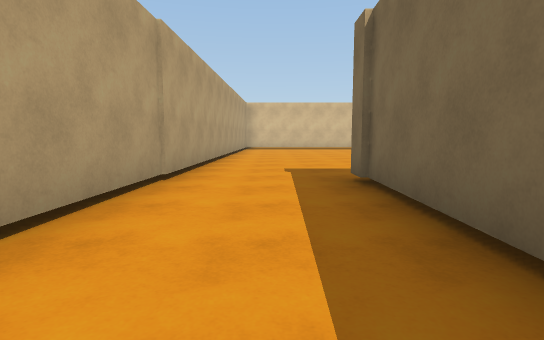
View 1 (above)

24 first-person views from a walk through a scene from a Unity 3-D project. The camera is 1.2 m above the floor, tilts 6° down and sees 80° across. The floor is counted in squares, 2 m on a side. Each view is taken from the middle of a square. On the plan, view 1 faces up. The plan holds only what a view shows up to about 10 squares ahead; the rest is blank. The place goes on beyond the plan. The player character is not drawn. Surface patterns are stand-ins for the level's own textures.

View 2
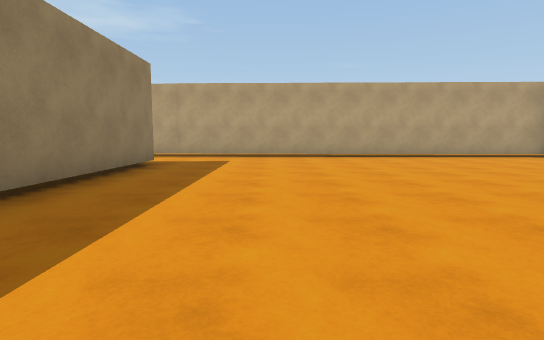

View 3
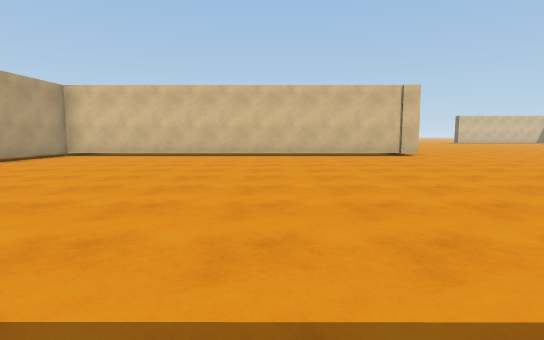

View 4
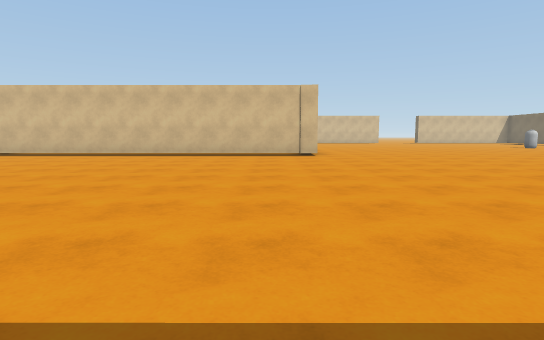

View 5
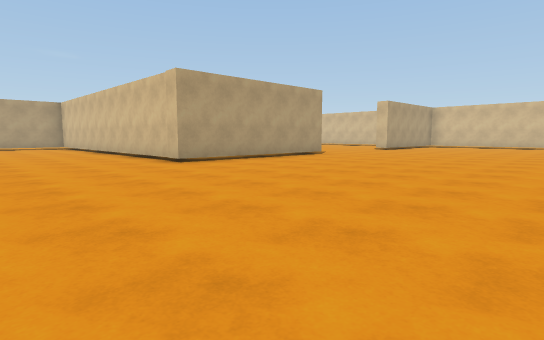

View 6
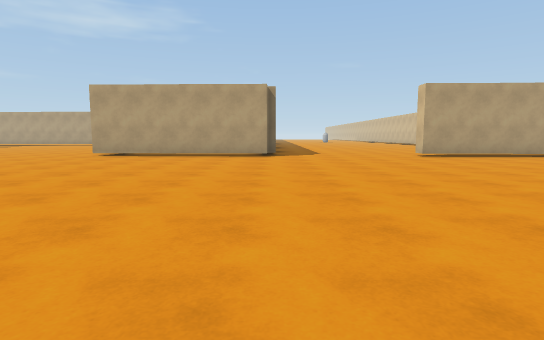

View 7
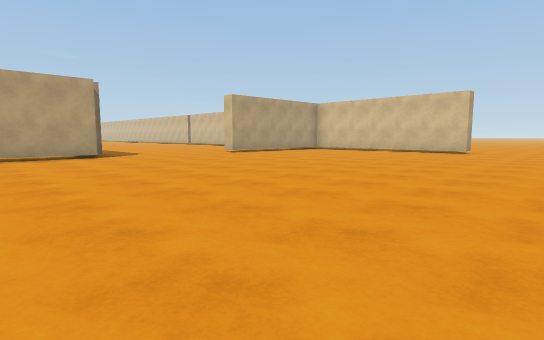

View 8
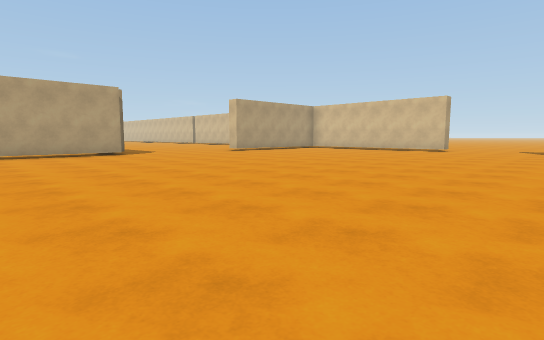

View 9
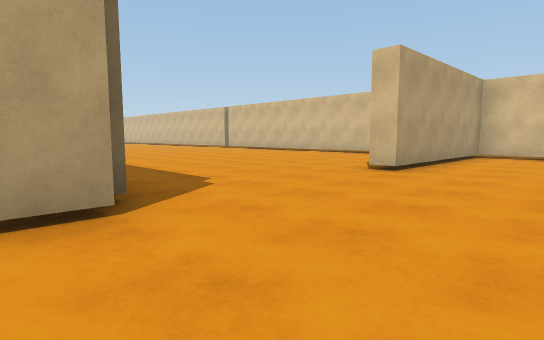

View 10
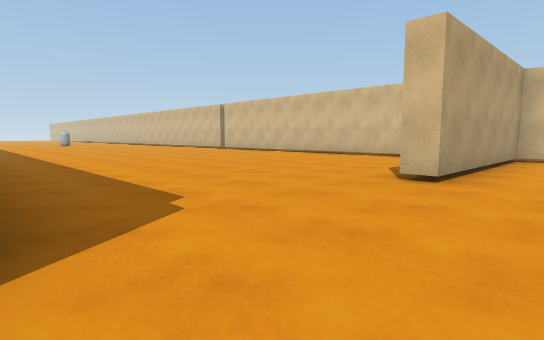

View 11
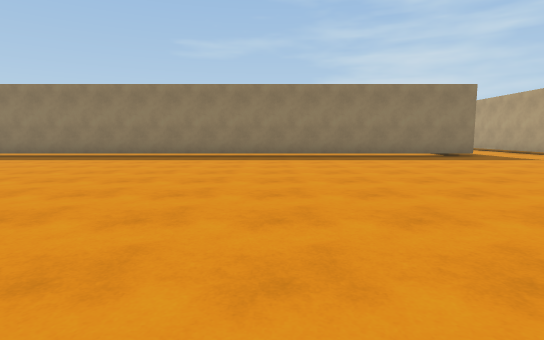

View 12
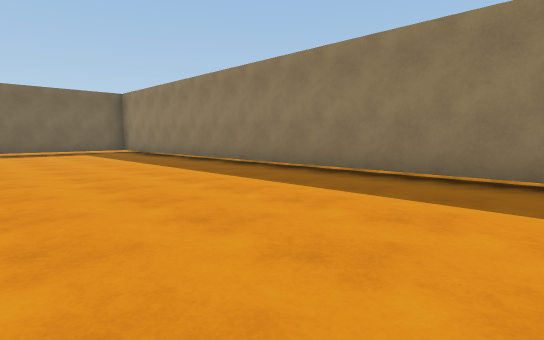

View 13
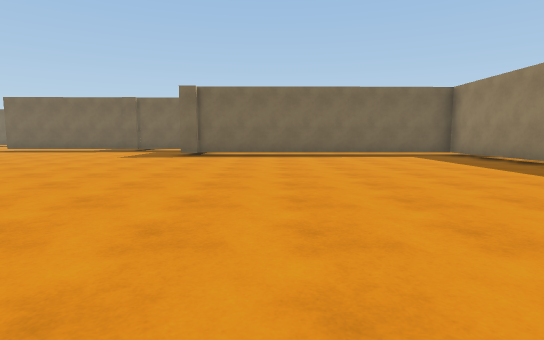

View 14
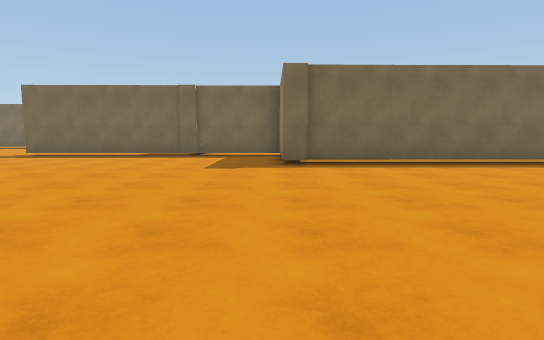

View 15
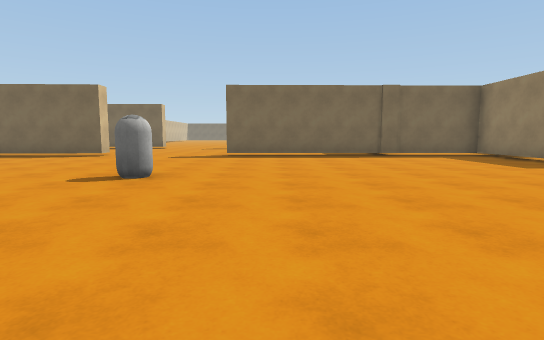

View 16
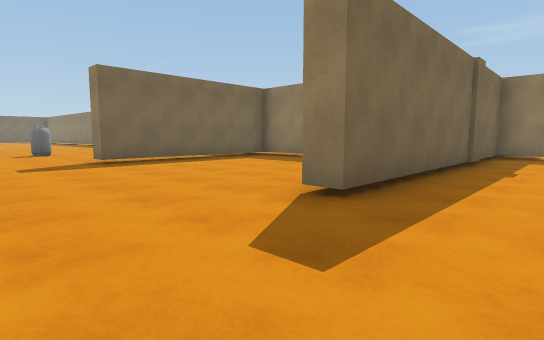

View 17
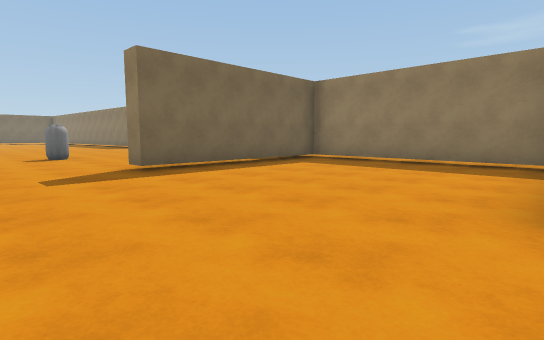

View 18
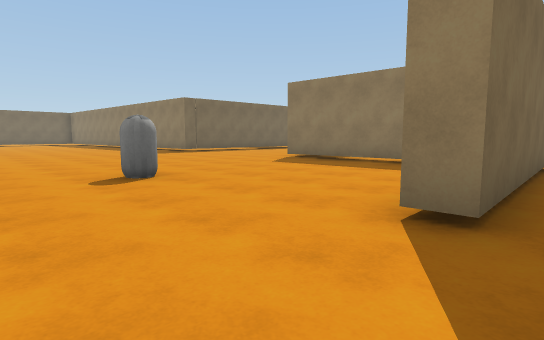

View 19
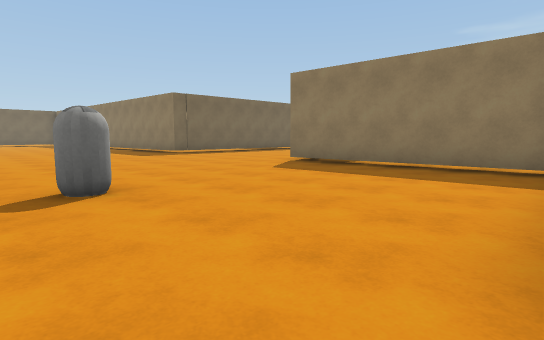

View 20
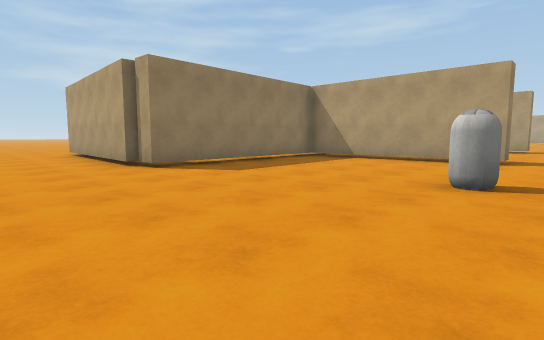

View 21
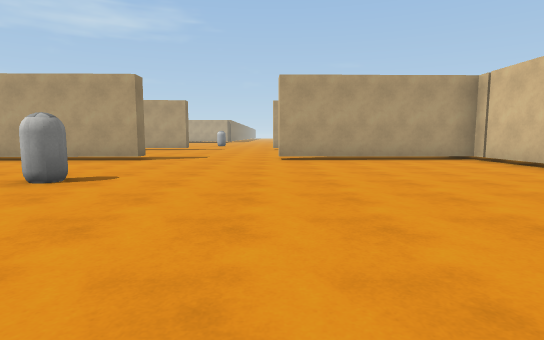

View 22
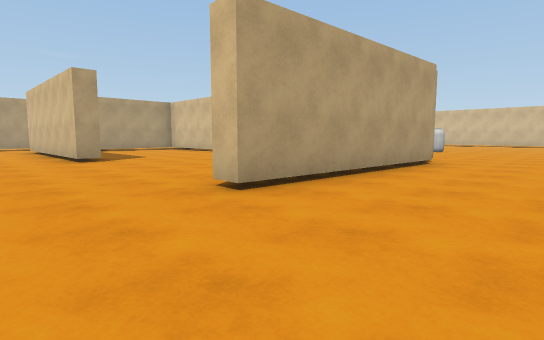

View 23
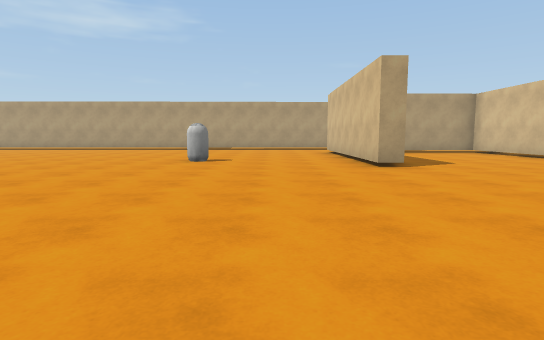

View 24
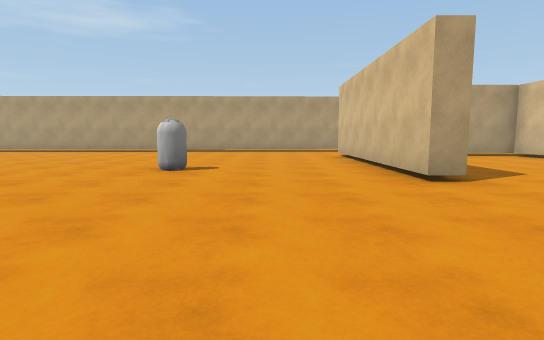

### Floor plan
Key: @ floor where view 1 was taken; # wall or solid block; . floor; T thing the floor can be seen under or through; O other object.
Columns run from 2 left of view 1 to 42 right of it. Each row starts with its distance up from view 1.
 28        ... #..    ....           .T....
 27       .....#..   .....      #    .T.....
 26      ......#... ......    ..#    .T......
 25     .......#..........   ...#    .T.......
 24    ...................  .....   ...........
 23   ........................................
 22  ............................................
 21  ......................O..............O......
 20            #................#.....T..........
 19            #................#.....T..........
 18            #................#.....T..........
 17            #................#.....T.........
 16            #................#TTTTTTTTTTT...
 15 .###########................#..... ....T..
 14 ##..........................#.....     #..
 13 #........................#### ......   #...
 12 #........................T..  ........ #...
 11 #........................T..    .......#...
 10 #........................T. ######.........
  9 #........................T. ...............
  8 #........................T. ...............
  7 #........................T. ............
  6 #........................T  ....O......
  5 #........................    .........
  4 #..#######################  .........
  3 #..#                        .......
  2 #..#                        ......
  1  ..#                        .....
  0   @

Positions as (right, up) in squares from view 1, and headings:
1: (0, 0), facing up
2: (8, 7), facing left
3: (5, 5), facing up
4: (8, 5), facing up
5: (16, 11), facing up-left
6: (19, 20), facing left
7: (19, 17), facing up-left
8: (20, 16), facing up-left
9: (12, 19), facing up-left
10: (11, 20), facing up-left
11: (7, 14), facing down
12: (11, 9), facing down-right
13: (13, 10), facing right
14: (16, 13), facing right
15: (16, 19), facing right
16: (24, 23), facing down-right
17: (26, 23), facing down-right
18: (31, 23), facing down-right
19: (32, 22), facing down-right
20: (40, 22), facing down-left
21: (40, 24), facing left
22: (40, 8), facing up-left
23: (38, 8), facing left
24: (36, 8), facing left
